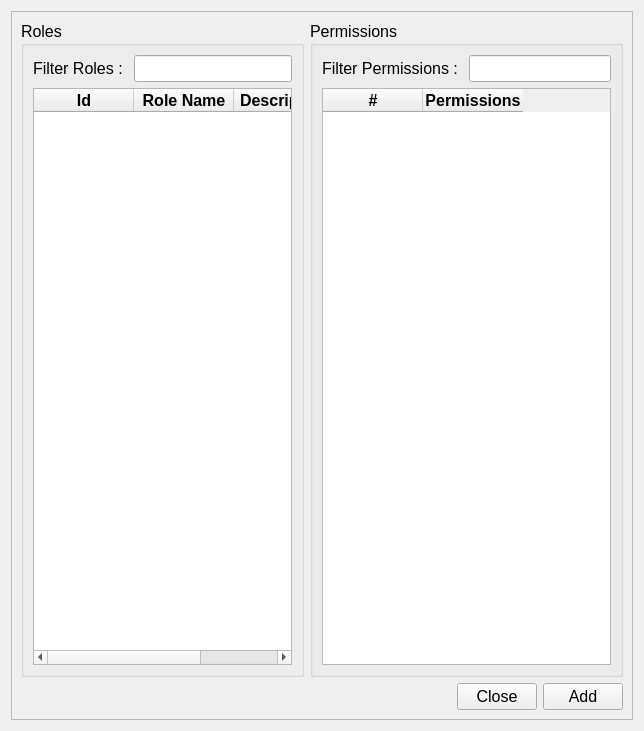
<?xml version="1.0" encoding="UTF-8"?>
<ui version="4.0">
 <class>Form</class>
 <widget class="QWidget" name="Form">
  <property name="geometry">
   <rect>
    <x>0</x>
    <y>0</y>
    <width>644</width>
    <height>731</height>
   </rect>
  </property>
  <property name="windowTitle">
   <string>Roles</string>
  </property>
  <layout class="QGridLayout" name="gridLayout_4">
   <item row="0" column="0">
    <widget class="QFrame" name="frame">
     <property name="frameShape">
      <enum>QFrame::StyledPanel</enum>
     </property>
     <property name="frameShadow">
      <enum>QFrame::Raised</enum>
     </property>
     <layout class="QGridLayout" name="gridLayout_3">
      <item row="0" column="0">
       <layout class="QVBoxLayout" name="verticalLayout_3">
        <item>
         <layout class="QHBoxLayout" name="horizontalLayout">
          <item>
           <widget class="QGroupBox" name="groupBox">
            <property name="font">
             <font>
              <pointsize>12</pointsize>
             </font>
            </property>
            <property name="title">
             <string>Roles</string>
            </property>
            <layout class="QGridLayout" name="gridLayout">
             <item row="0" column="0">
              <layout class="QVBoxLayout" name="verticalLayout">
               <item>
                <layout class="QFormLayout" name="formLayout">
                 <item row="0" column="0">
                  <widget class="QLabel" name="filter_roles_label">
                   <property name="font">
                    <font>
                     <pointsize>12</pointsize>
                    </font>
                   </property>
                   <property name="text">
                    <string>Filter Roles : </string>
                   </property>
                  </widget>
                 </item>
                 <item row="0" column="1">
                  <widget class="QLineEdit" name="filter_roles_input">
                   <property name="minimumSize">
                    <size>
                     <width>0</width>
                     <height>0</height>
                    </size>
                   </property>
                   <property name="maximumSize">
                    <size>
                     <width>200</width>
                     <height>16777215</height>
                    </size>
                   </property>
                   <property name="font">
                    <font>
                     <pointsize>12</pointsize>
                    </font>
                   </property>
                  </widget>
                 </item>
                </layout>
               </item>
               <item>
                <widget class="QTableWidget" name="roles_table">
                 <property name="maximumSize">
                  <size>
                   <width>300</width>
                   <height>16777215</height>
                  </size>
                 </property>
                 <column>
                  <property name="text">
                   <string>Id</string>
                  </property>
                  <property name="font">
                   <font>
                    <pointsize>12</pointsize>
                    <weight>75</weight>
                    <bold>true</bold>
                   </font>
                  </property>
                  <property name="textAlignment">
                   <set>AlignCenter</set>
                  </property>
                 </column>
                 <column>
                  <property name="text">
                   <string>Role Name</string>
                  </property>
                  <property name="font">
                   <font>
                    <pointsize>12</pointsize>
                    <weight>75</weight>
                    <bold>true</bold>
                   </font>
                  </property>
                  <property name="textAlignment">
                   <set>AlignCenter</set>
                  </property>
                 </column>
                 <column>
                  <property name="text">
                   <string>Description</string>
                  </property>
                  <property name="font">
                   <font>
                    <pointsize>12</pointsize>
                    <weight>75</weight>
                    <bold>true</bold>
                   </font>
                  </property>
                  <property name="textAlignment">
                   <set>AlignCenter</set>
                  </property>
                 </column>
                </widget>
               </item>
              </layout>
             </item>
            </layout>
           </widget>
          </item>
          <item>
           <widget class="QGroupBox" name="groupBox_2">
            <property name="font">
             <font>
              <pointsize>12</pointsize>
             </font>
            </property>
            <property name="title">
             <string>Permissions</string>
            </property>
            <layout class="QGridLayout" name="gridLayout_2">
             <item row="0" column="0">
              <layout class="QVBoxLayout" name="verticalLayout_2">
               <item>
                <layout class="QFormLayout" name="formLayout_2">
                 <item row="0" column="0">
                  <widget class="QLabel" name="filter_permissions_label">
                   <property name="font">
                    <font>
                     <pointsize>12</pointsize>
                    </font>
                   </property>
                   <property name="text">
                    <string>Filter Permissions : </string>
                   </property>
                  </widget>
                 </item>
                 <item row="0" column="1">
                  <widget class="QLineEdit" name="filter_permissions_input">
                   <property name="maximumSize">
                    <size>
                     <width>200</width>
                     <height>16777215</height>
                    </size>
                   </property>
                   <property name="font">
                    <font>
                     <pointsize>12</pointsize>
                    </font>
                   </property>
                  </widget>
                 </item>
                </layout>
               </item>
               <item>
                <widget class="QTableWidget" name="permissions_table">
                 <property name="enabled">
                  <bool>true</bool>
                 </property>
                 <property name="minimumSize">
                  <size>
                   <width>0</width>
                   <height>0</height>
                  </size>
                 </property>
                 <property name="maximumSize">
                  <size>
                   <width>300</width>
                   <height>16777215</height>
                  </size>
                 </property>
                 <column>
                  <property name="text">
                   <string>#</string>
                  </property>
                  <property name="font">
                   <font>
                    <pointsize>12</pointsize>
                    <weight>75</weight>
                    <bold>true</bold>
                   </font>
                  </property>
                  <property name="textAlignment">
                   <set>AlignCenter</set>
                  </property>
                 </column>
                 <column>
                  <property name="text">
                   <string>Permissions</string>
                  </property>
                  <property name="font">
                   <font>
                    <pointsize>12</pointsize>
                    <weight>75</weight>
                    <bold>true</bold>
                   </font>
                  </property>
                  <property name="textAlignment">
                   <set>AlignCenter</set>
                  </property>
                 </column>
                </widget>
               </item>
              </layout>
             </item>
            </layout>
           </widget>
          </item>
         </layout>
        </item>
        <item>
         <layout class="QHBoxLayout" name="horizontalLayout_2">
          <item>
           <spacer name="horizontalSpacer">
            <property name="orientation">
             <enum>Qt::Horizontal</enum>
            </property>
            <property name="sizeHint" stdset="0">
             <size>
              <width>40</width>
              <height>20</height>
             </size>
            </property>
           </spacer>
          </item>
          <item>
           <widget class="QPushButton" name="close_roles_dialog_button">
            <property name="font">
             <font>
              <pointsize>12</pointsize>
             </font>
            </property>
            <property name="text">
             <string>Close</string>
            </property>
           </widget>
          </item>
          <item>
           <widget class="QPushButton" name="add_roles_dialog_button">
            <property name="font">
             <font>
              <pointsize>12</pointsize>
             </font>
            </property>
            <property name="text">
             <string>Add</string>
            </property>
           </widget>
          </item>
         </layout>
        </item>
       </layout>
      </item>
     </layout>
    </widget>
   </item>
  </layout>
 </widget>
 <resources/>
 <connections/>
</ui>
